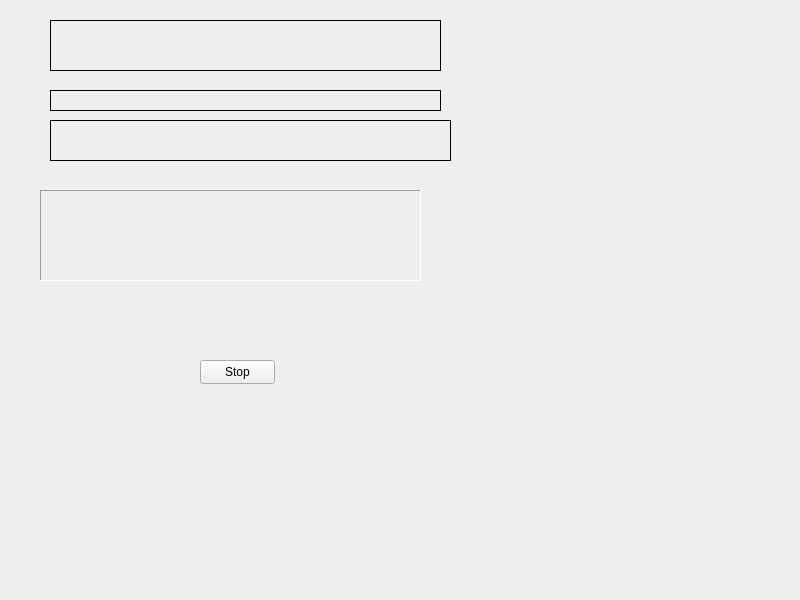
<?xml version="1.0" encoding="UTF-8"?>
<ui version="4.0">
 <class>Widget</class>
 <widget class="QWidget" name="Widget">
  <property name="geometry">
   <rect>
    <x>0</x>
    <y>0</y>
    <width>800</width>
    <height>600</height>
   </rect>
  </property>
  <property name="windowTitle">
   <string>Widget</string>
  </property>
  <widget class="MyLabel" name="label">
   <property name="geometry">
    <rect>
     <x>50</x>
     <y>20</y>
     <width>391</width>
     <height>51</height>
    </rect>
   </property>
   <property name="frameShape">
    <enum>QFrame::Box</enum>
   </property>
   <property name="text">
    <string/>
   </property>
  </widget>
  <widget class="QLabel" name="label_2">
   <property name="geometry">
    <rect>
     <x>50</x>
     <y>90</y>
     <width>391</width>
     <height>21</height>
    </rect>
   </property>
   <property name="frameShape">
    <enum>QFrame::Box</enum>
   </property>
   <property name="text">
    <string/>
   </property>
  </widget>
  <widget class="QLabel" name="label_3">
   <property name="geometry">
    <rect>
     <x>50</x>
     <y>120</y>
     <width>401</width>
     <height>41</height>
    </rect>
   </property>
   <property name="frameShape">
    <enum>QFrame::Box</enum>
   </property>
   <property name="text">
    <string/>
   </property>
  </widget>
  <widget class="QLabel" name="label_4">
   <property name="geometry">
    <rect>
     <x>40</x>
     <y>190</y>
     <width>381</width>
     <height>91</height>
    </rect>
   </property>
   <property name="frameShape">
    <enum>QFrame::Panel</enum>
   </property>
   <property name="frameShadow">
    <enum>QFrame::Sunken</enum>
   </property>
   <property name="text">
    <string/>
   </property>
  </widget>
  <widget class="QPushButton" name="btn">
   <property name="geometry">
    <rect>
     <x>200</x>
     <y>360</y>
     <width>75</width>
     <height>24</height>
    </rect>
   </property>
   <property name="text">
    <string>Stop</string>
   </property>
  </widget>
 </widget>
 <customwidgets>
  <customwidget>
   <class>MyLabel</class>
   <extends>QLabel</extends>
   <header location="global">mylabel.h</header>
  </customwidget>
 </customwidgets>
 <resources/>
 <connections/>
</ui>
